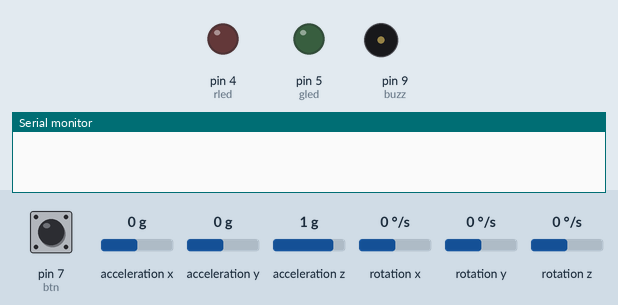
Simulated run of this program. Board: Arduino Nano, built with avr-gcc and run on an emulated ATmega328P. Shown: output pins drawn as LEDs (lit = HIGH), buzzer (waves = sounding), the last lines printed to the serial monitor. Wiring (inferred from the names in the program): MPU-6050 motion sensor at I2C address 0x68. Dashed ring = blinking. Inputs (shaded band) come from the test bench; at power-on: pin 7 (btn) HIGH, acceleration x 0 g, acceleration y 0 g, acceleration z 1 g, rotation x 0 °/s, rotation y 0 °/s, rotation z 0 °/s.

Above: at 1.2 s.
1.3 s: pin 7 (btn) pulled LOW for 0.15 s
At 1.63 s:
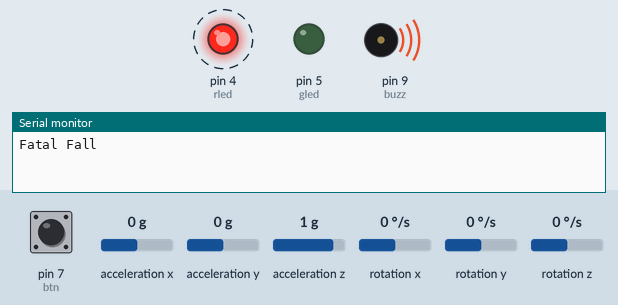
4.3 s: pin 7 (btn) pulled LOW for 1 s
At 5.63 s:
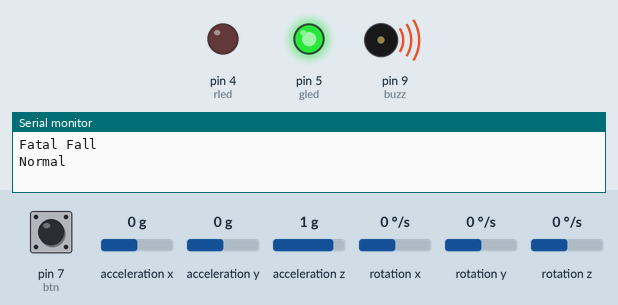
7.3 s: pin 7 (btn) pulled LOW for 3.2 s
At 10.83 s:
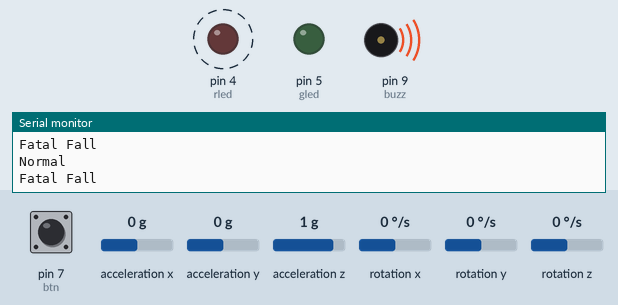
Timing chart, 0 to 19.0 s (numbered marks = the images above; inputs shaded):
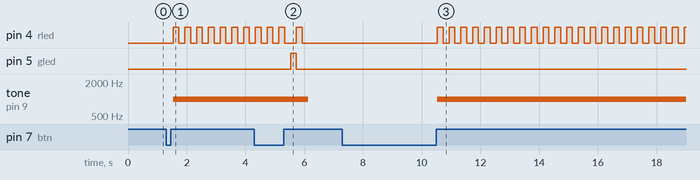

The program:

main.cpp
```cpp
#include <Arduino.h>
#include <Wire.h>

const int buzz = 9;
const int rled = 4;
const int gled = 5;
const int btn = 7;
int prevState = HIGH;

const int MPU_addr = 0x68; // I2C address of the MPU-6050
int16_t AcX, AcY, AcZ, Tmp, WyX, WyY, WyZ;
float ax = 0, ay = 0, az = 0, wx = 0, wy = 0, wz = 0;
boolean fall = false;     //stores if a fall has occurred
boolean trigger1 = false; //stores if first trigger (lower threshold) has occurred
boolean trigger2 = false; //stores if second trigger (upper threshold) has occurred
boolean trigger3 = false; //stores if third trigger (orientation change) has occurred
byte trigger1count = 0;   //stores the counts past since trigger 1 was set true
byte trigger2count = 0;   //stores the counts past since trigger 2 was set true
byte trigger3count = 0;   //stores the counts past since trigger 3 was set true
int angleChange = 0;

// Function Templates;
void mpu_read();
void forceStart();
void fall_mode();
bool btnMode();

void setup()
{
    Serial.begin(9600);
    Wire.begin();
    Wire.beginTransmission(MPU_addr);
    Wire.write(0x6B); // PWR_MGMT_1 register
    Wire.write(0);    // set to zero (wakes up the MPU-6050)
    Wire.endTransmission(true);

    pinMode(rled, OUTPUT);
    pinMode(gled, OUTPUT);
    pinMode(btn, INPUT_PULLUP);
}

void loop()
{
    forceStart();
    mpu_read();
    ax = (AcX - 2050) / 16384.00;
    ay = (AcY - 77) / 16384.00;
    az = (AcZ - 1947) / 16384.00;
    wx = (WyX + 270) / 131.07;
    wy = (WyY - 351) / 131.07;
    wz = (WyZ + 136) / 131.07;

    // Calculating the magnitude of the acceleration on the 3 axis
    float Raw_Amp = pow(pow(ax, 2) + pow(ay, 2) + pow(az, 2), 0.5);     // Raw Values from the accelerometer
    int Amp = Raw_Amp * 10; // Mulitiplied by 10 as values are between 0 to 1, enables a controlled more distinguish value

    if (Amp <= 2 && trigger2 == false)
    {
        //if AM breaks lower threshold (0.4g)
        trigger1 = true;
    }

    if (trigger1 == true)
    {
        trigger1count++;
        if (Amp >= 12)
        {
            //if AM breaks upper threshold (3g)
            trigger2 = true;
            trigger1 = false;
            trigger1count = 0;
        }
    }
    if (trigger2 == true)
    {
        trigger2count++;
        angleChange = pow(pow(wx, 2) + pow(wy, 2) + pow(wz, 2), 0.5);
        // Serial.println(angleChange);
        if (angleChange >= 30 && angleChange <= 400)
        {
            //if orientation changes by between 80-100 degrees
            trigger3 = true;
            trigger2 = false;
            trigger2count = 0;
            // Serial.println(angleChange);
        }
    }
    if (trigger3 == true)
    {
        trigger3count++;
        if (trigger3count >= 10)
        {
            // Calculates the angular velocity i.e. change in angle after the UFT has been triggered
            angleChange = pow(pow(wx, 2) + pow(wy, 2) + pow(wz, 2), 0.5);
            delay(10);
            // Serial.println(angleChange);
            if ((angleChange >= 0) && (angleChange <= 10))
            {
                // if orientation changes remains between 0-10 degrees
                fall = true;
                trigger3 = false;
                trigger3count = 0;
            }
            else
            {
                // user regained normal orientation
                // Non-Fatal Fall as the user is able to move again

                trigger3 = false;
                trigger3count = 0;

                Serial.println("non-fatal fall\n"); // Non-Fatal Fall Data send to app
                fall_mode();
            }
        }
    }
    if (fall == true)
    {
        // A Hard Fall is Detected
        Serial.println("Fatal Fall\n"); // Fatal Fall Data send to app
        fall_mode();
        fall = false;
    }
    if (trigger2count >= 6)
    {
        //allow 0.5s for orientation change
        trigger2 = false;
        trigger2count = 0;
    }
    if (trigger1count >= 6)
    {
        //allow 0.5s for AM to break upper threshold
        trigger1 = false;
        trigger1count = 0;
    }
    delay(100);
}

void mpu_read()
{
    Wire.beginTransmission(MPU_addr);
    Wire.write(0x3B); // starting with register 0x3B (ACCEL_XOUT_H)
    Wire.endTransmission(false);
    Wire.requestFrom(MPU_addr, 14, true); // request a total of 14 registers
    AcX = Wire.read() << 8 | Wire.read(); // 0x3B (ACCEL_XOUT_H) & 0x3C (ACCEL_XOUT_L)
    AcY = Wire.read() << 8 | Wire.read(); // 0x3D (ACCEL_YOUT_H) & 0x3E (ACCEL_YOUT_L)
    AcZ = Wire.read() << 8 | Wire.read(); // 0x3F (ACCEL_ZOUT_H) & 0x40 (ACCEL_ZOUT_L)
    Tmp = Wire.read() << 8 | Wire.read(); // 0x41 (TEMP_OUT_H) & 0x42 (TEMP_OUT_L)
    WyX = Wire.read() << 8 | Wire.read(); // 0x43 (GYRO_XOUT_H) & 0x44 (GYRO_XOUT_L)
    WyY = Wire.read() << 8 | Wire.read(); // 0x45 (GYRO_YOUT_H) & 0x46 (GYRO_YOUT_L)
    WyZ = Wire.read() << 8 | Wire.read(); // 0x47 (GYRO_ZOUT_H) & 0x48 (GYRO_ZOUT_L)
}

void forceStart(){
    if(btnMode()){
        // Manual Alert System On
        Serial.println("Fatal Fall\n"); // Default to a Fatal Fall Type - Data send to app
        fall_mode();
    }
}

void fall_mode()
{
    bool yes = true;
    while (yes)
    {
        if (btnMode()) // Manual Alert System Off
        {
            yes = false;

            // Sends Normal Mode to the app
            Serial.println("Normal\n");

            digitalWrite(rled, LOW);    // Turn Off red Led

            for(int i = 0; i < 2; i++){
                // Flash green for safety on
                digitalWrite(gled, HIGH);
                delay(100);
                digitalWrite(gled, LOW);
            }
        }

        // Alert System
        tone(buzz, 1000);

        // Red Light On
        digitalWrite(rled, HIGH);
        delay(200);
        digitalWrite(rled, LOW);
        delay(200);
    }

    // Turn Alarm Buzzer Off
    noTone(buzz);
}

bool btnMode()
{
    int btnState = digitalRead(btn);
    if (btnState == HIGH && prevState == LOW)
    {
        prevState = btnState;
        return true;
    }
    prevState = btnState;
    return false;
}
```

Measured:
- after the input at 1.3 s, pin 4 (rled): alternates HIGH for 0.20 s and LOW for 0.20 s, starting after 0.23 s; tone on pin 9 (buzz): silent → 1000 Hz after 0.23 s
- after the input at 4.3 s, pin 5 (gled): LOW → HIGH after 1.2 s, → LOW 0.20 s later; tone on pin 9 (buzz): 1000 Hz → silent after 1.8 s
- after the input at 7.3 s, pin 4 (rled): alternates HIGH for 0.20 s and LOW for 0.20 s, starting after 3.2 s; tone on pin 9 (buzz): silent → 1000 Hz after 3.2 s
